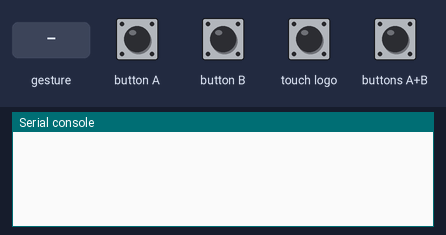
The program below on a simulated BBC micro:bit (MakeCode). On the bench: the last lines printed to the serial console. Inputs (shaded band) come from the test bench. No radio messages arrive unless stated (any console line starting 'radio sent:' is added by the test bench); a tilt is held for 1.5 s and a shake lasts 1 s, then the board lies face up again.

Above: at 1.2 s.
1.3 s: button A pressed for 0.15 s
At 1.8 s:
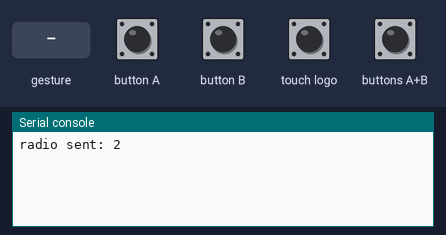
2.9 s: button B pressed for 0.15 s
At 4.2 s:
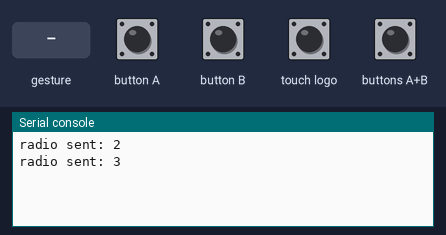
4.5 s: touch logo pressed for 0.15 s
At 5.7 s:
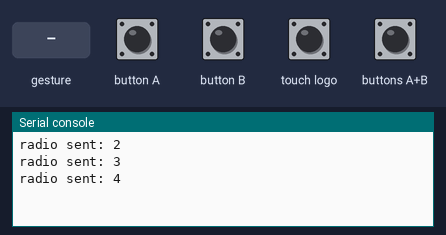
6.1 s: buttons A+B pressed for 0.15 s
At 6.7 s:
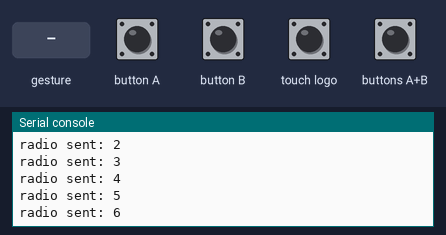
7.7 s: gesture 'tilt right'
At 8.4 s:
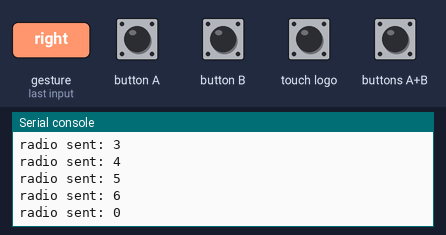
9.2 s: gesture 'tilt left'
At 10.8 s:
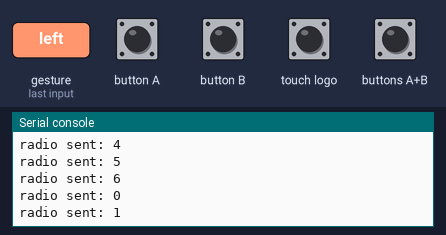
Timing chart, 0 to 11.7 s (numbered marks = the images above; inputs shaded):
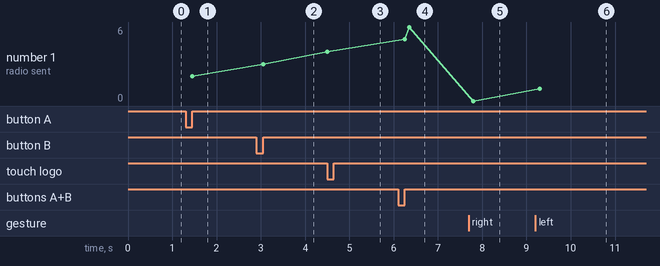

Measured:
- after the input at 1.3 s, the serial console: prints a new line after 0.15 s (image 1)
- after the input at 2.9 s, the serial console: prints a new line after 0.15 s (image 2)
- after the input at 4.5 s, the serial console: prints a new line at once (image 3)
- after the input at 6.1 s, the serial console: prints a new line after 0.15 s (image 4)
- after the input at 7.7 s, the serial console: prints a new line after 0.10 s (image 5)
- after the input at 9.2 s, the serial console: prints a new line after 0.10 s (image 6)
- plotted number 1: 2 → 3 after the input at 2.9 s, 3 → 4 after the input at 4.5 s, 4 → 6 after the input at 6.1 s, 6 → 0 after the input at 7.7 s, 0 → 1 after the input at 9.2 s

The program:

main.ts
```typescript
input.onLogoEvent(TouchButtonEvent.Touched, function () {
    radio.sendNumber(4)
})
input.onGesture(Gesture.TiltRight, function () {
    radio.sendNumber(0)
})
input.onButtonPressed(Button.A, function () {
    radio.sendNumber(2)
})
input.onGesture(Gesture.TiltLeft, function () {
    radio.sendNumber(1)
})
input.onGesture(Gesture.Shake, function () {
    radio.sendNumber(99)
})
input.onButtonPressed(Button.AB, function () {
    radio.sendNumber(5)
    basic.pause(100)
    radio.sendNumber(6)
})
input.onButtonPressed(Button.B, function () {
    radio.sendNumber(3)
})
basic.forever(function () {

})
```

test.ts
```typescript
// テストはここに来ます。このパッケージが拡張機能として使用されるときにはコンパイルされません。
```
